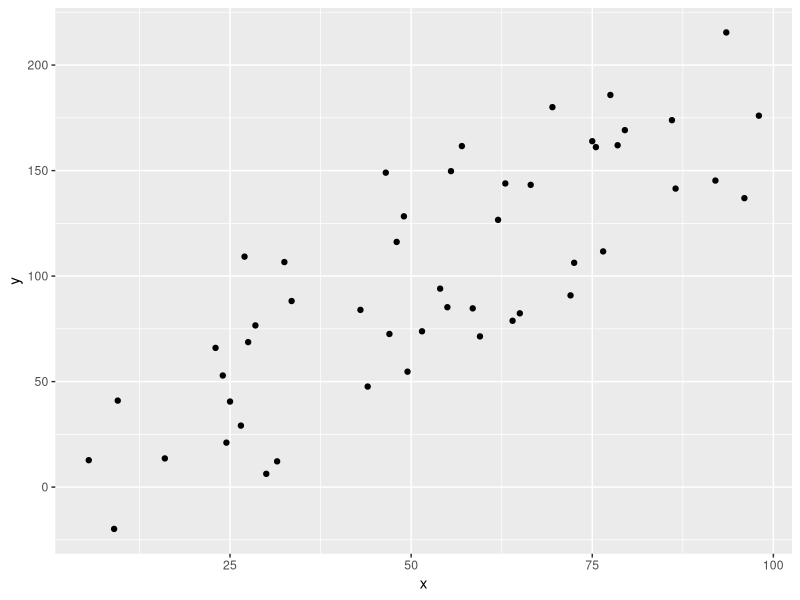
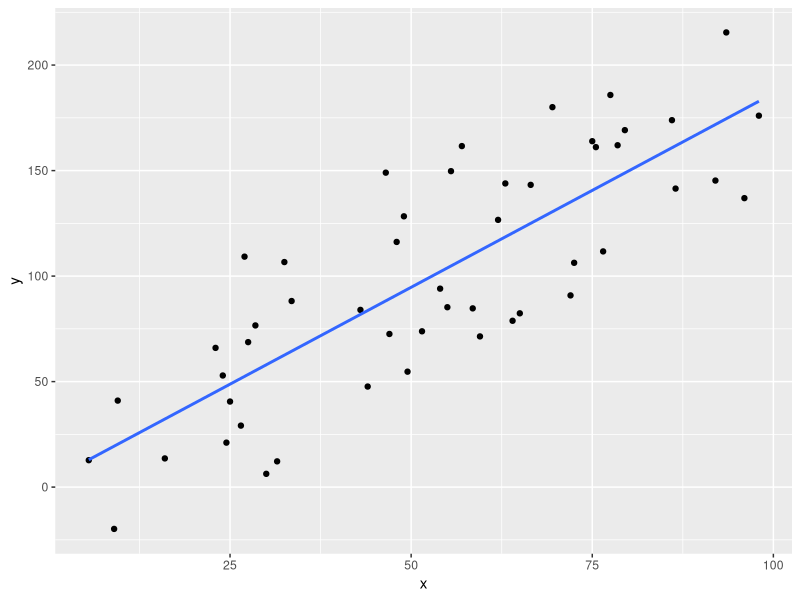

The R script that drew these images, in order:
## ---- chunk 1
x <- sample(seq(1,100,.5),50)
y <- 2*x + rnorm(50,0,30)
ggplot2::ggplot(data.frame(x,y), ggplot2::aes(x = x, y = y)) + 
        ggplot2::geom_point()
## ---- chunk 2
ggplot2::ggplot(data.frame(x,y), ggplot2::aes(x = x, y = y)) + 
        ggplot2::geom_point() + 
  ggplot2::geom_smooth(method='lm', formula= y~x, se = F)
## ---- chunk 3
x1 <- sample(seq(-100,250,.75),75)
x2 <- sample(seq(200,300,.1),75)
y <- 2*x1 -3*x2 + rnorm(75,0,25)

sim_data <- data.frame(y, x1, x2)

## ---- chunk 4
head(sim_data)
## ---- chunk 5
lm_mod <- lm(y~ x1+x2, data = sim_data)
summary(lm_mod)
## ---- chunk 6
glm_mod <- glm(y ~x1+x2, data = sim_data, family = gaussian)
summary(lm_mod)
## ---- chunk 7
knitr::include_url("https://emilypalmer.shinyapps.io/GRM_LearnR/", 
  height = "800px")
